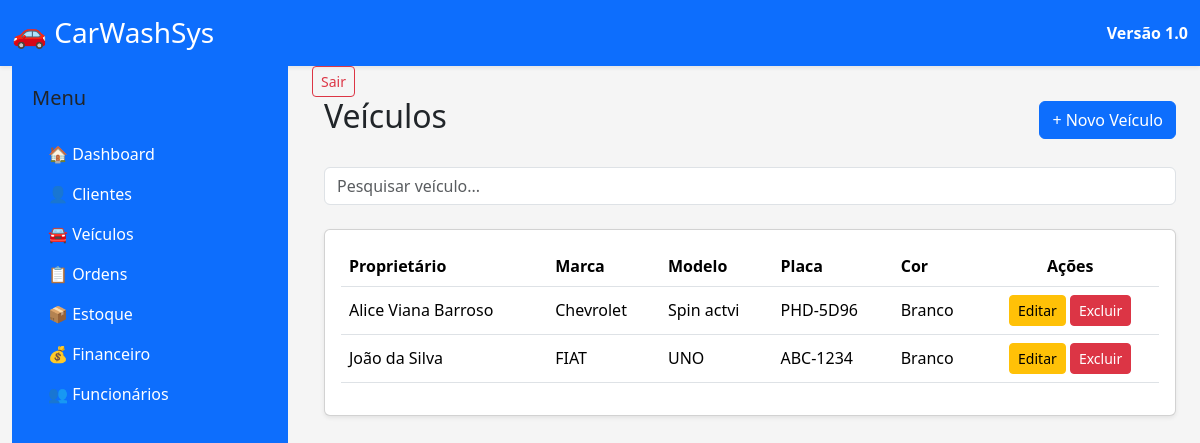
The page /veiculos/ on the database its author committed.
### apps/veiculos/models.py (models this page shows, shortened)
class Veiculo(models.Model):
    cliente = models.ForeignKey(
        Cliente,
        on_delete=models.CASCADE,
        related_name="veiculos",
        verbose_name="Proprietário"
    )
    placa = models.CharField(
        max_length=10,
        unique=True,
    )
    marca = models.CharField(
        max_length=50,
    )
    modelo = models.CharField(
        max_length=50,
    )
    cor = models.CharField(
        max_length=30,
    )
    ano = models.PositiveIntegerField()
    observacoes = models.TextField(
        blank=True,
    )
    ativo = models.BooleanField(
        default=True,
    )

### apps/clientes/models.py (models this page shows, shortened)
class Cliente(models.Model):
    nome = models.CharField(
        max_length=150
    )
    cpf = models.CharField(
        max_length=14,
        unique=True
    )
    telefone = models.CharField(
        max_length=20
    )
    email = models.EmailField(
        blank=True
    )
    endereco = models.CharField(
        max_length=200,
        blank=True
    )
    cidade = models.CharField(
        max_length=100,
        blank=True
    )
    estado = models.CharField(
        max_length=2,
        blank=True
    )
    cep = models.CharField(
        max_length=9,
        blank=True
    )
    observacoes = models.TextField(
        blank=True
    )
    data_cadastro = models.DateTimeField(
        auto_now_add=True
    )
    ativo = models.BooleanField(
        default=True
    )

### apps/veiculos/views.py (the view)
def lista_veiculos(request):
    veiculos = Veiculo.objects.all()
    context = {
        "veiculos": veiculos,
    }
    return render(
        request,
        "veiculos/lista.html",
        context,
    )

### templates/veiculos/lista.html (shortened to what this page needs)
{% extends "base.html" %}
{% block content %}
<div class="container-fluid">
    <div class="d-flex justify-content-between align-items-center mb-4">
        <h2>
            Veículos
        </h2>
        <a
            href="{% url 'novo_veiculo' %}"
            class="btn btn-primary">
            + Novo Veículo
        </a>
    </div>
    <div class="mb-4">
        <input
            type="text"
            class="form-control"
            placeholder="Pesquisar veículo...">
    </div>
    <div class="card shadow-sm">
        <div class="card-body">
            <table class="table table-hover align-middle">
                <thead>
                    <tr>
                        <th>Proprietário</th>
                        <th>Marca</th>
                        <th>Modelo</th>
                        <th>Placa</th>
                        <th>Cor</th>
                        <th class="text-center">Ações</th>
                    </tr>
                </thead>
                <tbody>
                    {% for veiculo in veiculos %}
                    <tr>
                        <td>{{ veiculo.cliente.nome }}</td>
                        <td>{{ veiculo.marca }}</td>
                        <td>{{ veiculo.modelo }}</td>
                        <td>{{ veiculo.placa }}</td>
                        <td>{{ veiculo.cor }}</td>
                        <td class="text-center">
                            <a
                                href="{% url 'editar_veiculo' veiculo.pk %}"
                                class="btn btn-warning btn-sm">
                                Editar
                            </a>
                         <a
                            href="{% url 'excluir_veiculo' veiculo.pk %}"
                            class="btn btn-danger btn-sm">
                                Excluir
                        </a>
                        </td>
                    </tr>
                    {% empty %}
                    <tr>
                        <td colspan="6" class="text-center text-muted">
                            Nenhum veículo cadastrado.
                        </td>
                    </tr>
                    {% endfor %}
                </tbody>
            </table>
        </div>
    </div>
</div>
{% endblock %}

### static/css/style.css (style rules this page uses)
body { background: #f5f5f5; font-family: "Segoe UI", Arial, sans-serif; }

### rows shown on the page
Veiculo: cliente.nome "Alice Viana Barroso", marca "Chevrolet", modelo "Spin actvi", placa "PHD-5D96", cor "Branco"
Veiculo: cliente.nome "João da Silva", marca "FIAT", modelo "UNO", placa "ABC-1234", cor "Branco"
